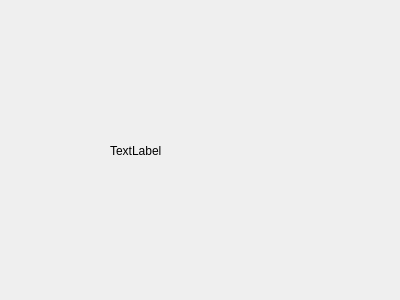
<?xml version="1.0" encoding="UTF-8"?>
<ui version="4.0">
 <class>ledshow</class>
 <widget class="QWidget" name="ledshow">
  <property name="geometry">
   <rect>
    <x>0</x>
    <y>0</y>
    <width>400</width>
    <height>300</height>
   </rect>
  </property>
  <property name="windowTitle">
   <string>Form</string>
  </property>
  <widget class="QLabel" name="label">
   <property name="geometry">
    <rect>
     <x>110</x>
     <y>90</y>
     <width>161</width>
     <height>121</height>
    </rect>
   </property>
   <property name="text">
    <string>TextLabel</string>
   </property>
  </widget>
 </widget>
 <resources/>
 <connections/>
</ui>
